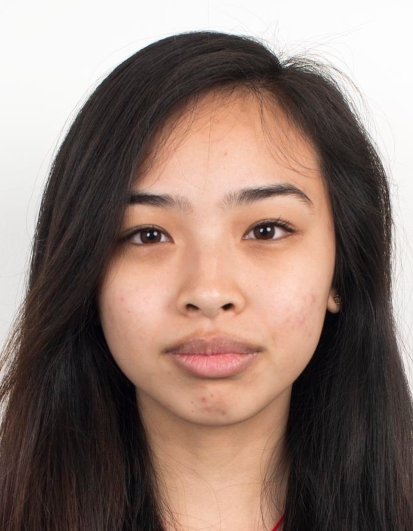
#> input picture original.jpg, 413 x 531 px
$ jupyter execute --allow-errors IDB1_Decoder.ipynb
#> lines starting #> are read from the running program, lines starting #| are printed output that depends on the picture
# IDB (ICAO Datastructure for Barcode) v.1.2.0 Encoding/Decoding

### Setting up the project

The barcode encoder/decoder is based on the ```construct``` library for Python, which let's you create parsers (and builders) for binary data in a declarative manner.
As a first step we setup the environement by loading all the needed libraries, then creating some ```Adapter```s and ```Tunnel```s for our specific use-case.

[cell 1]
import base64
from construct import *

#> (the rest of this cell did not finish here and is left out)

### Creating the datastructures

Here we declare all the datastructures needed to parse IDB barcodes.

#> (a cell that did not finish here is left out)

# Testing Barcode 1

First we parse a barcode, then we build a new one using the same data and check that the two barcodes are identical.

### Parse

[cell 3]
barcode = b"NDB1CPDNLW6JU2GHN3JSL7LJCNNLZY2SYC34ENVQNBDOV7O6ENHM2U3BLNG2HUFRM5JPZWMKTPW4I6KWPVMXEIL3RNCBIAAF4KFW5"
#> (the rest of this cell did not finish here and is left out)

### Build

[cell 4]
m = {
    "flags": {
        "compressed": True
    },
    "content": {
        "header": {
            "country_identifier": "UTO"
        },
        "message": {
            "mrz_td1": "I<UTOD231458907<<<<<<<<<<<<<<<7408122F1204159UTO<<<<<<<<<<<6ERIKSSON<<ANNA<MARIA<<<<<<<<<<"
        }
    }
}

#> (the rest of this cell did not finish here and is left out)

# Testing Barcode 2

### Parse

[cell 5]
barcode = b"NDB1CPDNLW6JU2GHMGZXL5VFQO5ZI6YXF42NTYOUDIRWYAYCQNOUFA4SWTRG4HTVJG27UE42NY64VTIDFZTXWT4QQAVTDC3PQ"
#> (the rest of this cell did not finish here and is left out)

### Build

[cell 6]
m = {
    "flags": {
        "compressed": True
    },
    "content": {
        "header": {
            "country_identifier": "UTO"
        },
        "message": {
            "mrz_td3": "P<UTOSPECIMEN<<PETER<<<<<<<<<<<<<<<<<<<<<<<<K7629352E7UTO8504279M2805203<<<<<<<<<<<<<<00"
        }
    }
}

#> (the rest of this cell did not finish here and is left out)

# Testing Barcode 3

### Parse

[cell 7]
barcode = b"NDB1A3HCWCBQJAQQLGRVH"
#> (the rest of this cell did not finish here and is left out)

### Build

[cell 8]
m = {
    "flags": {
        "compressed": False
    },
    "content": {
        "header": {
            "country_identifier": "UTO"
        },
        "message": {
            "can": "156782"
        }
    }
}

#> (the rest of this cell did not finish here and is left out)

# Testing Barcode 4

### Parse

[cell 9]
barcode = b"NDB1CPDNLW6JUSGGZGRLBWPNXEAAWXEB5G"
#> (the rest of this cell did not finish here and is left out)

### Build

[cell 10]
m = {
    "flags": {
        "compressed": True
    },
    "content": {
        "header": {
            "country_identifier": "UTO"
        },
        "message": {
            "can": "156782"
        }
    }
}

#> (the rest of this cell did not finish here and is left out)

# Testing Barcode 5

### Parse

[cell 11]
barcode = b"NDB1CPDNLW6JU2GC4GZXL5VFQO5ZI6YXF42NTYOUDIRWYAYCQNOUFA4SWTRG4HTVJG27UE42NY64VTIDFZTXWT4QSPC6CM236KAHFKEMLE"
#> (the rest of this cell did not finish here and is left out)

### Build

[cell 12]
m = {
    "flags": {
        "compressed": True
    },
    "content": {
        "header": {
            "country_identifier": "UTO"
        },
        "message": {
            "mrz_td3": "P<UTOSPECIMEN<<PETER<<<<<<<<<<<<<<<<<<<<<<<<K7629352E7UTO8504279M2805203<<<<<<<<<<<<<<00",
            "can": "156782"
        }
    }
}

#> (the rest of this cell did not finish here and is left out)

# Testing photo embedding

### Preparing photo

[cell 13]
from PIL import Image, ImageOps
from IPython.display import display
import pillow_avif
import io

original = Image.open("original.jpg")
#> original is the input picture: PIL image 413x531 RGB; mean R, G, B 142.7, 121.7, 112.7
resized = original.resize((int(x*0.375) for x in original.size))
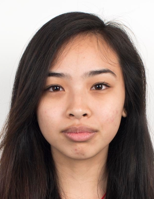
#> resized: PIL image 154x199 RGB; mean R, G, B 142.7, 121.7, 112.7
buffer = io.BytesIO()
#> (the rest of this cell did not finish here and is left out)
